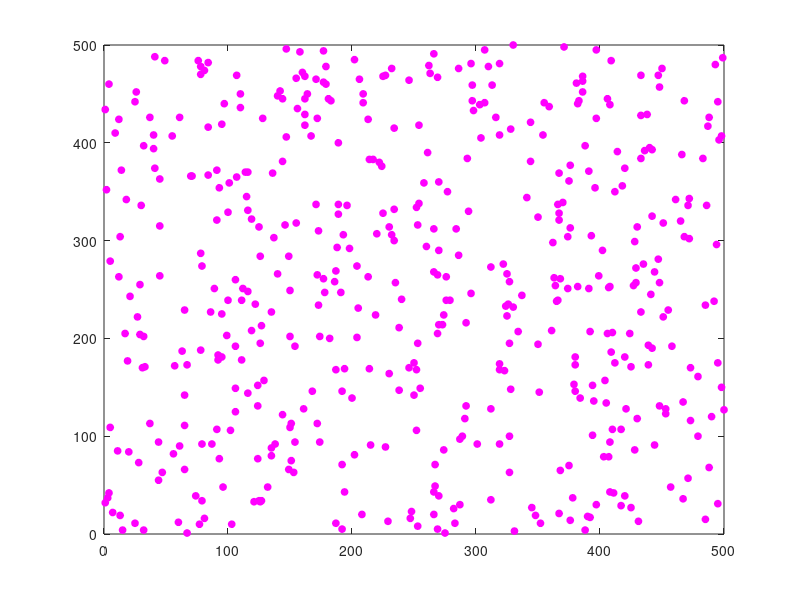

Recreate this plot in MATLAB. (Note: this script raises an error after producing the figure.)
clc;
clear all;
close all;
warning off;

%% System Setup

E0 = 1.5;                       % Initial energy               
bandwidth = 40;                 % Bandwidth value
Low=2;                          % Lower Bound
Pac_Size=512;                   % Packet Size (Bytes)
Up=500;                         % Upper Bound
Dim=2;                          % Dimention
MaxIT=100;                      % Maximum of iteration
nodes=[500,750,1000];           % Nodes
E1= 2;
Edg_Ser1=[-35 250                  % Edge Servers for 500 nodes
    150 535
    400 535
    535 250
    250 -35];
Edg_Ser2=[-35 400                  % Edge Servers for 750 nodes
    250 785
    550 785
    785 400
    400 -35];
Edg_Ser3=[-35 500                  % Edge Servers for 1000 nodes
    350 1035
    700 1035
    1035 500
    500 -35];

%% Initialize the empty array for output

Encry_Time1=[];
Encry_Time_ecc1=[];
Encry_Time_ECDH1=[];
Encry_Time_IIBE1=[];
Th_Pro1=[];
Th_ecc1=[];
Th_ECDH1=[];
Th_IIBE1=[];
Delay11=[];
Delay1_CSO1=[];
Delay1_PSO1=[];
Delay1_WOA1=[];
En_con1=[];
En_con_CSO1=[];
En_con_PSO1=[];
En_con_WOA1=[];
jitter1=[];
jitter_CSO1=[];
jitter_PSO1=[];
jitter_WOA1=[];
PDR1=[];
PDR_CSO1=[];
PDR_PSO1=[];
PDR_WOA1=[];
PLR1=[];
PLR_CSO1=[];
PLR_PSO1=[];
PLR_WOA1=[];
Th1=[];
Th_CSO1=[];
Th_PSO1=[];
Th_WOA1=[];
En_agg_Pro1=[];
En_agg_MLDAT1=[];
En_agg_AAR1=[];
ssr_Pro1=[];
ssr_MLDAT1=[];
ssr_AAR1=[];
CC_Pro1=[];
CC_CSO1=[];
CC_PSO1=[];
CC_WOA1=[];
NL_Pro1=[];
NL_CSO1=[];
NL_PSO1=[];
NL_WOA1=[];

for s=1:length(nodes)
    %% Random Node Generation
    
    data=randi([1,nodes(s)],2,nodes(s));    % Random Nodes
    
    %%
    if length(data)==500
        Edg_Ser=Edg_Ser1;
    elseif length(data)==750
        Edg_Ser=Edg_Ser2;
    else
        Edg_Ser=Edg_Ser3;
    end
    
    %% Network Model
    
    figure;
    plot(data(1,:),data(2,:),'o','Markerfacecolor','m','Markeredgecolor','m','MarkerSize',5);hold on
    for i =1: length(Edg_Ser)
      plot(Edg_Ser(i,1),Edg_Ser(i,2),Marker='^',MarkerFaceColor='b',MarkerEdgeColor='c',Markersize=13);hold on
      plot(Edg_Ser(i,1),Edg_Ser(i,2),Marker='square',MarkerFaceColor='y',MarkerEdgeColor='k',Markersize=10);hold on
    
    end
    
    set(gca,'FontName','Times','FontWeight','bold','FontSize',12)
    title('Packet Sending Process')
    if length(data)==500
        xlim([-35 535])
        ylim([-35 535])
    elseif length(data)==750
        xlim([-35 785])
        ylim([-35 785])
    else
        xlim([-35 1035])
        ylim([-35 1035])
    end
    
    Near_edge=0;
    for i = 1:nodes(s)
        da=data';
        d1=da(i,:);
        Dist=[];
        for j=1:length(Edg_Ser)
            Dis=pdist2(d1,Edg_Ser(j,:));
            Dist=[Dist,Dis];
            Mi_dis=min(Dist);
            Po=find(Mi_dis==Dist);
            Near_edge=Edg_Ser(Po,:);
        end
        a1=[d1;Near_edge];
        h=plot(a1(:,1),a1(:,2),'--','Color','k');hold on  % Packet Sending Process
        pause(0.01)
        delete(h);    
    end
    
    
    %% Forming clusters by using Fuzzy Logic (FL)
    
    K=5;                                                  % Set Number of Clusters
    [Center,ClusterMembers]=FL(data,K,Edg_Ser);           % Fuzzy C-Means Clustering
    numClust = length(ClusterMembers);                    % Number of Cluster 
    title(['no shifting, numClust:' int2str(numClust)])
    
    %% Finding Cluster Head by using Osprey Algorithm (OA)
    
    Fun_name='F1'; 
    [lowerbound,upperbound,dimension,fitness]=fun_info(Fun_name); % Object function information
    [Clus_Pos,Link_Quality,Resi_Ener]=OOA(numClust,data,lowerbound,upperbound,dimension,MaxIT,ClusterMembers,E0,fitness,Edg_Ser);  
    
    Clus_Head=data(:,Clus_Pos);              % Cluster Head
    
    Color=['r','b','m','g','c'];
    
    figure;
    
    for k = 1:numClust
        myMembers = ClusterMembers{k};   % Cluster Members's Position
        clus=[ClusterMembers{:}];
        plot(data(1,myMembers),data(2,myMembers),'o','MarkerEdgecolor',Color(k),'Markerfacecolor',Color(k),'MarkerSize',5);hold on
        plot(Clus_Head(1,k),Clus_Head(2,k),'o','MarkerEdgecolor',Color(k),'Markerfacecolor',Color(k),'MarkerSize',12);hold on
    
        for i =1: length(Edg_Ser)
            plot(Edg_Ser(i,1),Edg_Ser(i,2),Marker='^',MarkerFaceColor='b',MarkerEdgeColor='c',Markersize=13);hold on
            plot(Edg_Ser(i,1),Edg_Ser(i,2),Marker='square',MarkerFaceColor='y',MarkerEdgeColor='k',Markersize=10);hold on
    
        end
    
        set(gca,'FontName','Times','FontWeight','bold','FontSize',12)
    end  
    
    if length(data)==500
        xlim([-35 535])
        ylim([-35 535])
    elseif length(data)==750
        xlim([-35 785])
        ylim([-35 785])
    else
        xlim([-35 1035])
        ylim([-35 1035])
    end
    
    
    %% Chaotic Mud Ring based Elliptic Curve Cryptographic (CMR_ECC) 
    
    % Encrypts the Data by using Elliptic Curve Cryptographic 
    [Key,encrypted_data,decrypted_data,Encry_Time,Th_Pro]=ECC_key_Enc_Dec(nodes(s),data,Pac_Size,ClusterMembers,numClust);
    Encry_Time1=[Encry_Time1;Encry_Time];
    Th_Pro1=[Th_Pro1;Th_Pro];
    % Optimal Key Selecting by using Chaotic Mud Ring 
    for i=1:numClust
    mem=Key{i};
    SearchAgents_no=length(mem);                   % Number of search agents
    Function_name='F1';                                 
    [lb,ub,dim,fobj]=Get_Functions_details(Function_name); % Load details of the selected benchmark function
    [MRLeader_score,MRLeader_pos,Best_Position]=MRA(MaxIT, SearchAgents_no, dim, lb, ub, fobj);
    Opt_Keys{i} = mem(Best_Position,:);               % Select the Optimal keys
    end
    
    %% Existing Implementation for Encryption
    
    %=======================================================================
    %                   Elliptical curve cryptography (ECC)
    %=======================================================================
    
    [Encry_Time_ecc,Th_ecc]=ECC(nodes(s),data,Pac_Size);
    Encry_Time_ecc1=[Encry_Time_ecc1;Encry_Time_ecc];
    Th_ecc1=[Th_ecc1;Th_ecc];
    
    %=======================================================================
    %                  Elliptic Curve Diffie Hellman (ECDH)
    %=======================================================================
    
    [Encry_Time_ECDH,Th_ECDH]=ECDH(nodes(s),data,Pac_Size);
    Encry_Time_ECDH1=[Encry_Time_ECDH1;Encry_Time_ECDH];
    Th_ECDH1=[Th_ECDH1;Th_ECDH];
    
    %=======================================================================
    %           improved identity-based encryption algorithm (IIBE)
    %=======================================================================
    
    [Encry_Time_IIBE,Th_IIBE]=IIBE(nodes(s),data,Pac_Size);
    Encry_Time_IIBE1=[Encry_Time_IIBE1;Encry_Time_IIBE];
    Th_IIBE1=[Th_IIBE1;Th_IIBE];
    
        
    %% Routing by using Chebyshev Gannet Optimization (CGO) 
    
    Dist=[];
    Near_edge=0;
    figure;
    for k = 1:numClust
        myMembers = ClusterMembers{k};   % Cluster Members's Position
        clus=[ClusterMembers{:}];
        plot(data(1,myMembers),data(2,myMembers),'o','MarkerEdgecolor',Color(k),'Markerfacecolor',Color(k),'MarkerSize',5);hold on
        plot(Clus_Head(1,k),Clus_Head(2,k),'o','MarkerEdgecolor',Color(k),'Markerfacecolor',Color(k),'MarkerSize',12);hold on
        for i =1: length(Edg_Ser)
            plot(Edg_Ser(i,1),Edg_Ser(i,2),Marker='^',MarkerFaceColor='b',MarkerEdgeColor='c',Markersize=13);hold on
            plot(Edg_Ser(i,1),Edg_Ser(i,2),Marker='square',MarkerFaceColor='y',MarkerEdgeColor='k',Markersize=10);hold on
        end
        title('Routing')
        set(gca,'FontName','Times','FontWeight','bold','FontSize',12)
    end  
    if length(data)==500
        xlim([-35 535])
        ylim([-35 535])
    elseif length(data)==750
        xlim([-35 785])
        ylim([-35 785])
    else
        xlim([-35 1035])
        ylim([-35 1035])
    end
    
    for i=1:numClust    
         path=[];
         myMembers=ClusterMembers{i};
         SN=data(:,myMembers);                   % Source Node
         
         Clu=Clus_Head(:,i);
         Sample_input=[clus',data']; % Samples for Neural Network    
         
         plot(data(1,myMembers),data(2,myMembers),'o','MarkerEdgecolor',Color(i),'Markerfacecolor',Color(i),'MarkerSize',5);hold on
    
         plot(Clus_Head(1,i),Clus_Head(2,i),'o','MarkerEdgecolor',Color(i),'Markerfacecolor',Color(i),'MarkerSize',12);hold on
      
         for k =1: length(Edg_Ser)
            plot(Edg_Ser(k,1),Edg_Ser(k,2),Marker='^',MarkerFaceColor='b',MarkerEdgeColor='c',Markersize=13);hold on
            plot(Edg_Ser(k,1),Edg_Ser(k,2),Marker='square',MarkerFaceColor='y',MarkerEdgeColor='k',Markersize=10);hold on
         end
    
         for j=1:length(myMembers)
         path=[SN(:,j)' ;Clu'];  % Set the Path     
         t=plot(path(:,1),path(:,2),'--k');
         pause(0.01)    
         delete(t)
         end
         
         [xhat,PLR,PDR,Th,En_con,Delay1,jitter,CC_Pro,NL_Pro]=C_GOA_Route(encrypted_data,Opt_Keys,Up,Low,nodes(s),Sample_input,path,Edg_Ser,Link_Quality,Resi_Ener,ClusterMembers,data,E0,Pac_Size,E1); % C_GOA_Route function
          
         h= plot(xhat(:,1),xhat(:,2),'--','Color','k');hold on % Plot the Routing Process
    
         pause(0.1)
    
         delete(h)     
             
         set(gca,'FontName','Times','FontWeight','bold','FontSize',12) 
    
    end
    PLR1=[PLR1;PLR];
    PDR1=[PDR1;PDR];
    Th1=[Th1;Th];
    En_con1=[En_con1;En_con];
    Delay11=[Delay11;Delay1];
    jitter1=[jitter1;jitter];
    CC_Pro1=[CC_Pro1;CC_Pro];
    NL_Pro1=[NL_Pro1;NL_Pro];
    
    %% Existing Implementation for Routing
    
    %==========================================================================
    %                   Chicken swarm optimization (CSO)
    %==========================================================================
        
        pop = 100;  
        dim = 20;  
        G = 10;       
        rPercent = 0.15; 
        hPercent = 0.7;  
        mPercent = 0.5;   
    
    for i=1:numClust
         path=[];
         myMembers=ClusterMembers{i};
         SN=data(:,myMembers);                   % Source Node
         
         Clu=Clus_Head(:,i);
         Sample_input=[clus',data']; % Samples for Neural Network    
         
         for j=1:length(myMembers)
            path=[SN(:,j)' ;Clu'];  % Set the Path     
         end
         
         [CSO_pa,PLR_CSO,PDR_CSO,Th_CSO,En_con_CSO,Delay1_CSO,jitter_CSO,CC_CSO,NL_CSO] = CSO(encrypted_data,Opt_Keys,Sample_input,path,Edg_Ser,Link_Quality,Resi_Ener,MaxIT, pop, dim, G, rPercent, hPercent, mPercent,ClusterMembers,data,E0,Pac_Size );
         
            
    end
    
    PLR_CSO1=[PLR_CSO1;PLR_CSO];
    PDR_CSO1=[PDR_CSO1;PDR_CSO];
    Th_CSO1=[Th_CSO1;Th_CSO];
    En_con_CSO1=[En_con_CSO1;En_con_CSO];
    Delay1_CSO1=[Delay1_CSO1;Delay1_CSO];
    jitter_CSO1=[jitter_CSO1;jitter_CSO];
    CC_CSO1=[CC_CSO1;CC_CSO];
    NL_CSO1=[NL_CSO1;NL_CSO];
    
    %==========================================================================
    %                   Particle swarm optimization (PSO)
    %==========================================================================
    % PSO parameters 
    problem.nVar = 2;
    problem.ub = 50 * ones(1, 2);
    problem.lb = -50 * ones(1, 2);
    problem.fobj = @ObjectiveFunction;
    noP = 4;
    visFlag = 0; 
    
    for i=1:numClust
         path=[];
         myMembers=ClusterMembers{i};
         SN=data(:,myMembers);                   % Source Node
         
         Clu=Clus_Head(:,i);
         Sample_input=[clus',data']; % Samples for Neural Network    
         
         for j=1:length(myMembers)
            path=[SN(:,j)' ;Clu'];  % Set the Path     
         end
         
         [PSO_pa,PLR_PSO,PDR_PSO,Th_PSO,En_con_PSO,Delay1_PSO,jitter_PSO,CC_PSO,NL_PSO] = PSO(encrypted_data,Opt_Keys,Sample_input,path,Edg_Ser,Link_Quality,Resi_Ener, noP , MaxIT, problem , visFlag ,ClusterMembers,data,E0,Pac_Size) ;
                  
    end
    
    PLR_PSO1=[PLR_PSO1;PLR_PSO];
    PDR_PSO1=[PDR_PSO1;PDR_PSO];
    Th_PSO1=[Th_PSO1;Th_PSO];
    En_con_PSO1=[En_con_PSO1;En_con_PSO];
    Delay1_PSO1=[Delay1_PSO1;Delay1_PSO];
    jitter_PSO1=[jitter_PSO1;jitter_PSO];
    CC_PSO1=[CC_PSO1;CC_PSO];
    NL_PSO1=[NL_PSO1;NL_PSO];
    
    %==========================================================================
    %                  Whale optimization algorithm (WOA)
    %==========================================================================
    SearchAgents_no=30; % Number of search agents
    Function_name='F1'; % Name of the test function 
    [lb,ub,dim,fobj]=Get_Functions_details_WOA(Function_name); % Load details of the selected benchmark function
    
    for i=1:numClust
         path=[];
         myMembers=ClusterMembers{i};
         SN=data(:,myMembers);                   % Source Node
         
         Clu=Clus_Head(:,i);
         Sample_input=[clus',data']; % Samples for Neural Network    
             
         for j=1:length(myMembers)
            path=[SN(:,j)' ;Clu'];  % Set the Path              
         end
         
         [WOA_pa,PLR_WOA,PDR_WOA,Th_WOA,En_con_WOA,Delay1_WOA,jitter_WOA,CC_WOA,NL_WOA]=WOA(encrypted_data,Opt_Keys,Sample_input,path,Edg_Ser,Link_Quality,Resi_Ener,SearchAgents_no,MaxIT,lb,ub,dim,fobj,ClusterMembers,data,E0,Pac_Size);
                  
    end
    PLR_WOA1=[PLR_WOA1;PLR_WOA];
    PDR_WOA1=[PDR_WOA1;PDR_WOA];
    Th_WOA1=[Th_WOA1;Th_WOA];
    En_con_WOA1=[En_con_WOA1;En_con_WOA];
    Delay1_WOA1=[Delay1_WOA1;Delay1_WOA];
    jitter_WOA1=[jitter_WOA1;jitter_WOA];
    CC_WOA1=[CC_WOA1;CC_WOA];
    NL_WOA1=[NL_WOA1;NL_WOA];    
    
    %% Data Aggregation process by using Q-Reinforcement Learning 
    
    [En_agg_Pro,ssr_Pro]=QRL(length(data),K,ClusterMembers,E0,Edg_Ser,data,Pac_Size,Clus_Head);
    En_agg_Pro1=[En_agg_Pro1;En_agg_Pro];
    ssr_Pro1=[ssr_Pro1;ssr_Pro];
    
    %% Existing Implementation for Aggregation
    
    %==========================================================================
    %              multi-layer data aggregation technique (MLDAT)
    %==========================================================================
    
    [En_agg_MLDAT,ssr_MLDAT]=MLDAT(length(data),K,ClusterMembers,E0,Edg_Ser,data,Pac_Size);
    En_agg_MLDAT1=[En_agg_MLDAT1;En_agg_MLDAT];
    ssr_MLDAT1=[ssr_MLDAT1;ssr_MLDAT];
    
    %==========================================================================
    %                    Adaptive aggregation routing (AAR)
    %==========================================================================
    
    [En_agg_AAR,ssr_AAR]=AAR(length(data),K,ClusterMembers,E0,Edg_Ser,data,Pac_Size);
    En_agg_AAR1=[En_agg_AAR1;En_agg_AAR];
    ssr_AAR1=[ssr_AAR1;ssr_AAR];
    

end





